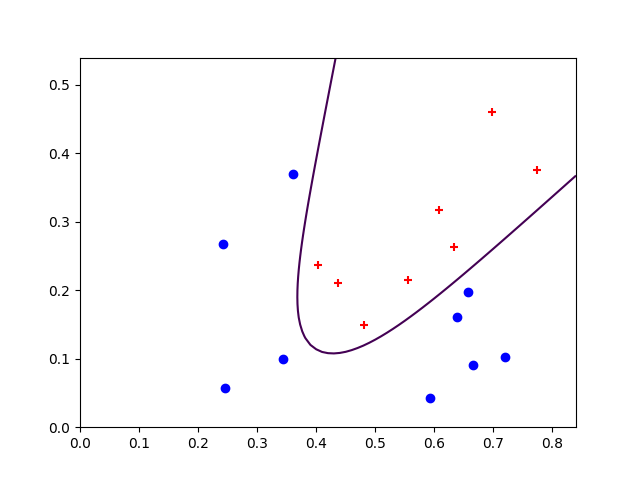

Write the Python code that produced this figure.
# -*- coding: utf-8 -*-
from numpy import *
from pylab import *
import random as rd
#手动修改了txt文件···
def sigmoid(x):
	return 1.0 / (1.0 + exp(-x))

X = [[float(a) for a in x.split()] for x in open("watermelonx.txt").readlines()]             			   # m X 2
Y = [float(x) for x in open("watermelony.txt").readlines()]
m = size(Y)
for i in range(m):
	if Y[i] == 1.0:
		scatter(X[i][0], X[i][1], c = 'r', marker = '+')
	else:
		scatter(X[i][0], X[i][1], c = 'b')
X = mat(X)
Y = mat(Y).T
theta = rd.random()     			   															#输出层阈值
gamma = mat([rd.random(), rd.random(), rd.random()]).T     										#隐层的阈值 3 X 1
v = mat(([rd.random(), rd.random(), rd.random()], [rd.random(), rd.random(), rd.random()]))     #输入到隐层的连接权 2 X 3
w = mat((rd.random(), rd.random(), rd.random())).T		   										#隐层到输出的连接权(3 X 1)
alpha = ones((3, 1))				   															#隐层接收到的输入   3 X 1
#b					  																			#隐层的输出(3 X 1)
#beta			 	 																			#输出层接收到的输入
e = ones((3, 1))
yita = 0.1
time = 10000
for t in range(time):
	for i in range(m):
		alpha = v.T * mat(X[i]).T
		b = sigmoid(alpha - gamma)
		beta = b.T * w
		tempY = sigmoid(beta - theta)
		g = float(tempY * (1 - tempY) * (Y[i,0] - tempY))
		for h in range(3):
			e[h,0] = b[h,0] * (1 - b[h,0]) * w[h,0] * g
		w += yita * g * b
		v += yita * mat(X[i]).T * e.T
		theta += -yita * g
		gamma += -yita * e 
x1 = arange(0, 0.85, .01)
x2 = arange(0, 0.55, .01)
x1, x2 = meshgrid(x1, x2)
f = sigmoid(x1 * v[0,0] + x2 * v[1,0] - gamma[0,0]) * w[0,0] + \
 sigmoid(x1 * v[0,1] + x2 * v[1,1] - gamma[1,0]) * w[1,0] + sigmoid(x1 * v[0,2] + x2 * v[1,2] - gamma[2,0]) * w[2,0] - theta
contour(x1, x2, f, 0)
show()
